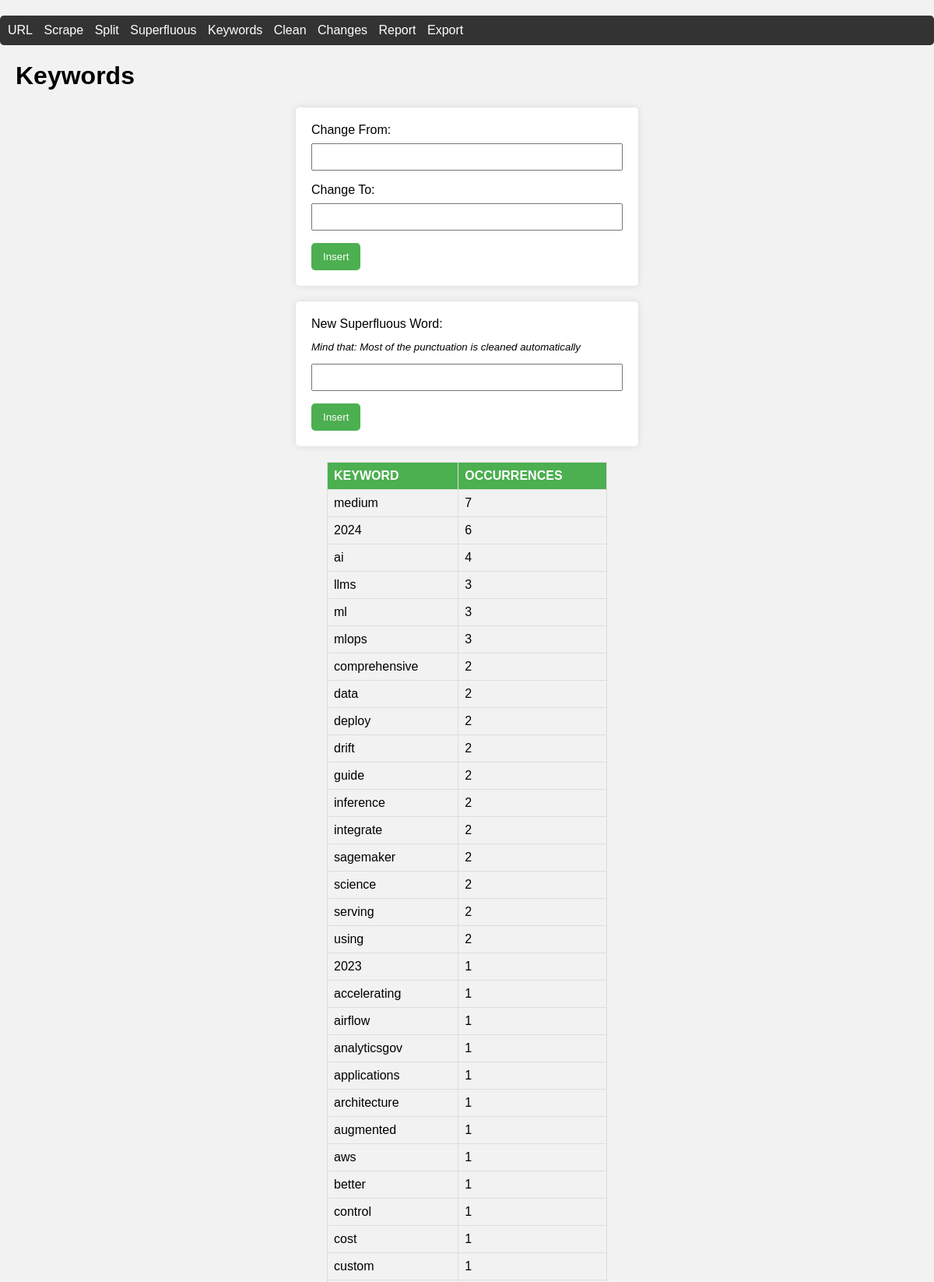
Screenshot of /keywords (upper part) with the database file from the repository.
### tables this page shows
CREATE TABLE KEYWORDS (
                ID INTEGER PRIMARY KEY,
                PAGE_ID INTEGER,
                KEYWORD TEXT,
                KEYWORD_COUNT INTEGER,
                FOREIGN KEY (PAGE_ID) REFERENCES PAGES (ID)
            );

### run.py (the view, shortened to what this page needs)
@app.route('/keywords', methods=['GET', 'POST'])
def keywords():
    keywords_data = display_table('KEYWORDS')
    return render_template('keywords.html', pages_data=keywords_data)

### run.py (called while the page is built)
def display_table(table_name):
    connection = scraper.create_database_connection()
    cursor = connection.cursor()
    if table_name == 'KEYWORDS':
        cursor.execute(f'SELECT * FROM {table_name} ORDER BY keyword_count DESC')
    else:
        cursor.execute(f'SELECT * FROM {table_name}')
    data = cursor.fetchall()
    connection.close()
    return data

### scrapper.py (called while the page is built)
    def create_database_connection(self):
        return sqlite3.connect(self.database_name)

### templates/keywords.html (shortened to what this page needs)
<!DOCTYPE html>
<html lang="en">
<head>
    <link rel="stylesheet" href="{{ url_for('static', filename='styles.css') }}">
</head>
<body>
    <div id="control-panel">
        <a href="/urls">URL</a>
        <a href="/scrape">Scrape</a>
        <a href="/split">Split</a>
        <a href="/superfluous">Superfluous</a>
        <a href="/keywords">Keywords</a>
        <a href="/clean">Clean</a>
        <a href="/changes">Changes</a>
        <a href="/report">Report</a>
        <a href="/export">Export</a>
    </div>
    <h1>Keywords</h1>
 <form action="/keywords" method="post">
        <label for="change_from">Change From:</label>
        <input type="text" id="change_from" name="change_from" required>
        <label for="change_to">Change To:</label>
        <input type="text" id="change_to" name="change_to" required>
        <button type="submit">Insert</button>
    </form>
    <form action="/superfluous" method="post">
    <label for="new_superfluous">New Superfluous Word:</label>
        <p>Mind that: Most of the punctuation is cleaned automatically</p>
    <input type="text" id="new_superfluous" name="new_superfluous" required>
    <button type="submit">Insert</button>
</form>
    <table border="1", id="table3">
        <thead>
            <tr>
                <th>KEYWORD</th>
                <th>OCCURRENCES</th>
            </tr>
        </thead>
        <tbody>
            {% for page in pages_data %}
            <tr>
                <td>{{ page[2] }}</td>
                <td>{{ page[3] }}</td>
            </tr>
        {% endfor %}
        </tbody>
    </table>
</body>
</html>

### static/styles.css (style rules this page uses)
body { font-family: Arial, sans-serif; background-color: #f2f2f2; margin: 0; padding: 0; }
#table3 { width: 30%; max-width: 400px; margin: auto; border-collapse: collapse; margin-top: 20px; }
th, td { border: 1px solid #dddddd; text-align: left; padding: 8px; }
th { background-color: #4CAF50; color: white; }
h1 { margin-left: 20px; }
#control-panel { background-color: #333; padding: 10px; margin-top: 20px; border-radius: 5px; }
#control-panel a { color: white; text-decoration: none; margin-right: 10px; }
form { max-width: 400px; margin: auto; background-color: #fff; padding: 20px; border-radius: 5px; box-shadow: 0 0 10px rgba(0, 0, 0, 0.1); margin-top: 20px; }
form label { display: block; margin-bottom: 8px; }
form input[type="text"], form input[type="password"], form select { width: 100%; padding: 8px; margin-bottom: 16px; box-sizing: border-box; }
form button { background-color: #4CAF50; color: white; padding: 10px 15px; border: none; border-radius: 5px; cursor: pointer; }
form p { font-size: smaller; font-style: italic; }

### rows the page displays
KEYWORDS: KEYWORD "medium", KEYWORD_COUNT "7"
KEYWORDS: KEYWORD "2024", KEYWORD_COUNT "6"
KEYWORDS: KEYWORD "ai", KEYWORD_COUNT "4"
KEYWORDS: KEYWORD "llms", KEYWORD_COUNT "3"
KEYWORDS: KEYWORD "ml", KEYWORD_COUNT "3"
KEYWORDS: KEYWORD "mlops", KEYWORD_COUNT "3"
KEYWORDS: KEYWORD "comprehensive", KEYWORD_COUNT "2"
KEYWORDS: KEYWORD "data", KEYWORD_COUNT "2"
KEYWORDS: KEYWORD "deploy", KEYWORD_COUNT "2"
KEYWORDS: KEYWORD "drift", KEYWORD_COUNT "2"
KEYWORDS: KEYWORD "guide", KEYWORD_COUNT "2"
KEYWORDS: KEYWORD "inference", KEYWORD_COUNT "2"
KEYWORDS: KEYWORD "integrate", KEYWORD_COUNT "2"
KEYWORDS: KEYWORD "sagemaker", KEYWORD_COUNT "2"
KEYWORDS: KEYWORD "science", KEYWORD_COUNT "2"
KEYWORDS: KEYWORD "serving", KEYWORD_COUNT "2"
KEYWORDS: KEYWORD "using", KEYWORD_COUNT "2"
KEYWORDS: KEYWORD "2023", KEYWORD_COUNT "1"
KEYWORDS: KEYWORD "accelerating", KEYWORD_COUNT "1"
KEYWORDS: KEYWORD "airflow", KEYWORD_COUNT "1"
KEYWORDS: KEYWORD "analyticsgov", KEYWORD_COUNT "1"
KEYWORDS: KEYWORD "applications", KEYWORD_COUNT "1"
KEYWORDS: KEYWORD "architecture", KEYWORD_COUNT "1"
KEYWORDS: KEYWORD "augmented", KEYWORD_COUNT "1"
KEYWORDS: KEYWORD "aws", KEYWORD_COUNT "1"
KEYWORDS: KEYWORD "better", KEYWORD_COUNT "1"
KEYWORDS: KEYWORD "control", KEYWORD_COUNT "1"
KEYWORDS: KEYWORD "cost", KEYWORD_COUNT "1"
KEYWORDS: KEYWORD "custom", KEYWORD_COUNT "1"
